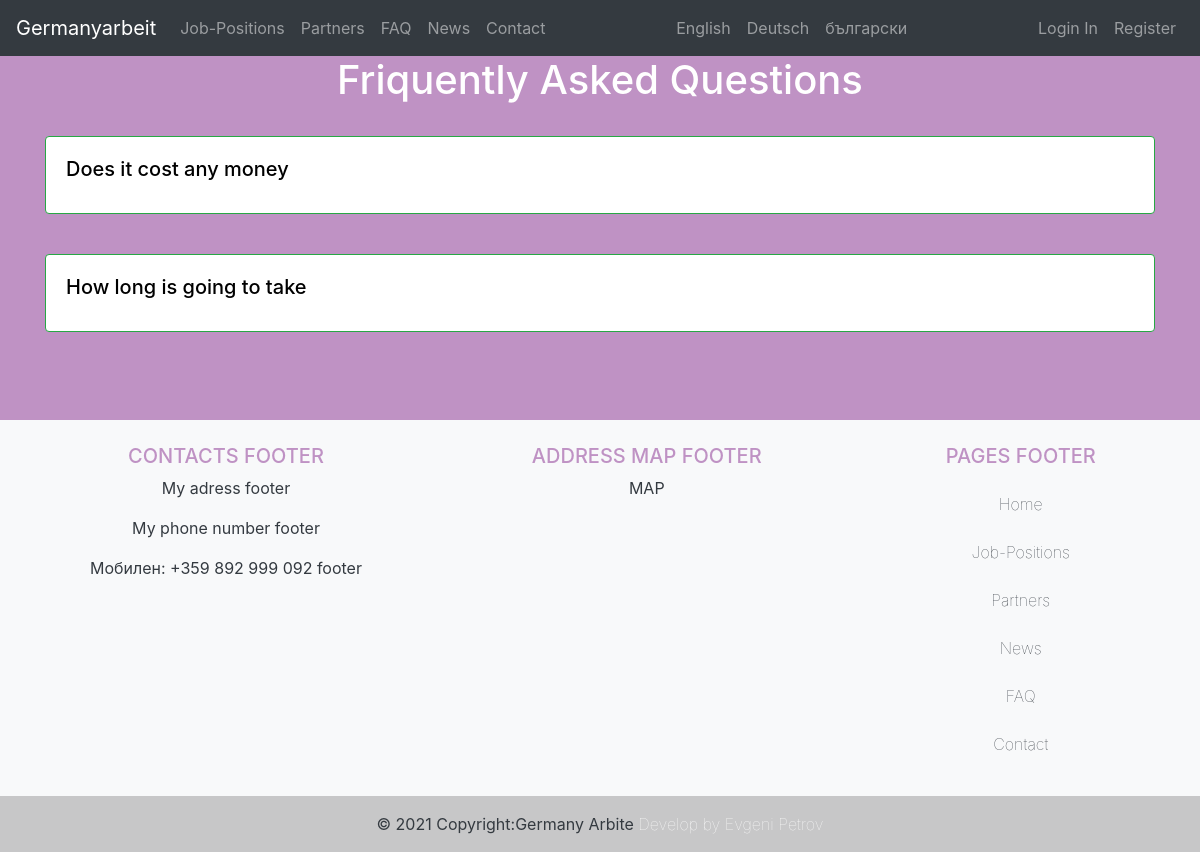
Before: /faq/ with the older database file.
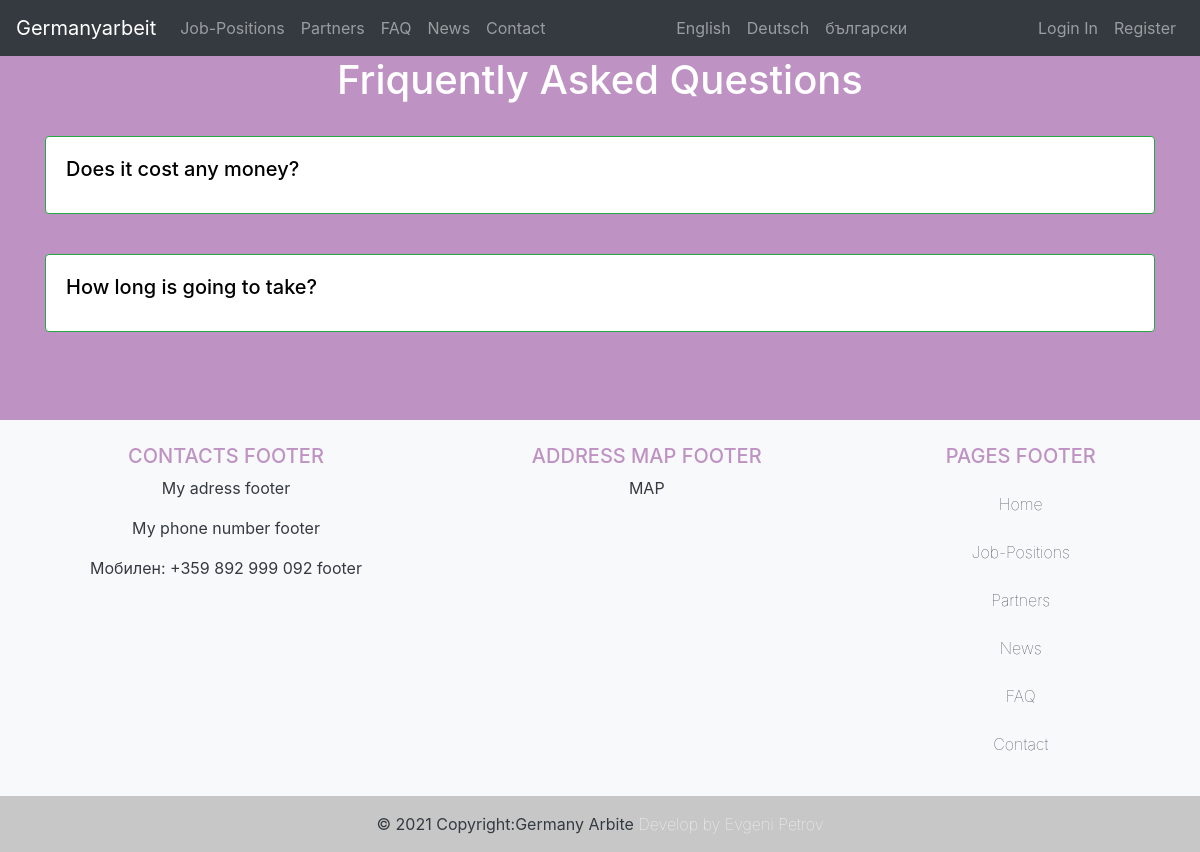
After: the same page with the newer database file.
### faq/models.py (models this page shows, shortened)
class Faq(models.Model):
    question = models.CharField(max_length=250)
    slug = models.SlugField(allow_unicode=True)
    answer = models.TextField()
    featured = models.BooleanField(default=False)
    date_create = models.DateField(default=datetime.now, blank=True)

### faq/views.py (the view)
# urls.py: path('', FaqListView.as_view(), name="faq"),
class FaqListView(ListView):
    model = Faq
    ordering = ['-date_create']

### templates/faq/faq_list.html (shortened to what this page needs)
{% extends 'base.html' %}
{% load i18n %}
{% block content %}
    <div class="header">
        <h1 style="color: white; text-align: center">{% trans "Friquently Asked Questions" %}</h1>
    </div>
    <br>
    <div class="container">
        <div class="row">
            {% for obj in object_list %}
                <div class="col-lg-12 col-md-12 col-sm-12">
                    <a style="text-decoration: none; color:black; font-weight:20"href="{{ obj.slug }}"><div class="card border-success mb-3">
                        <div class="card-body">
                            <h5 class="card-title" style="none">{{ obj.question | safe }}</h5>
                        </div>
                    </div></a>
                    <br>
                </div>
            {% endfor %}
        </div>
    </div>
{% endblock %}

Changed rows visible on the page:
changed Faq: question "Does it cost any money" → "Does it cost any money?"
changed Faq: question "How long is going to take" → "How long is going to take?"
